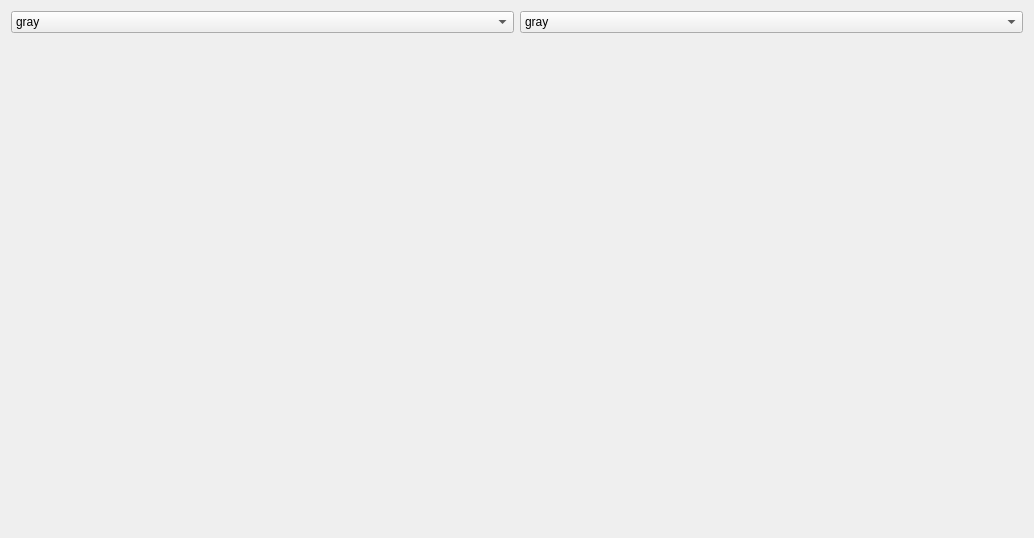
<?xml version="1.0" encoding="UTF-8"?>
<ui version="4.0">
 <class>Form</class>
 <widget class="QWidget" name="Form">
  <property name="geometry">
   <rect>
    <x>0</x>
    <y>0</y>
    <width>1034</width>
    <height>538</height>
   </rect>
  </property>
  <property name="windowTitle">
   <string>Pyramids</string>
  </property>
  <layout class="QGridLayout" name="gridLayout_2">
   <item row="0" column="0">
    <layout class="QGridLayout" name="gridLayout">
     <item row="0" column="0">
      <layout class="QVBoxLayout" name="verticalLayout">
       <item>
        <widget class="QComboBox" name="cmap1">
         <item>
          <property name="text">
           <string>gray</string>
          </property>
         </item>
         <item>
          <property name="text">
           <string>prism</string>
          </property>
         </item>
         <item>
          <property name="text">
           <string>autumn</string>
          </property>
         </item>
         <item>
          <property name="text">
           <string>cool</string>
          </property>
         </item>
         <item>
          <property name="text">
           <string>spring</string>
          </property>
         </item>
         <item>
          <property name="text">
           <string>summer</string>
          </property>
         </item>
         <item>
          <property name="text">
           <string>winter</string>
          </property>
         </item>
        </widget>
       </item>
       <item>
        <widget class="MatplotlibWidget" name="pyramid1"/>
       </item>
      </layout>
     </item>
     <item row="0" column="1">
      <layout class="QVBoxLayout" name="verticalLayout_2">
       <item>
        <widget class="QComboBox" name="cmap2">
         <item>
          <property name="text">
           <string>gray</string>
          </property>
         </item>
         <item>
          <property name="text">
           <string>prism</string>
          </property>
         </item>
         <item>
          <property name="text">
           <string>autumn</string>
          </property>
         </item>
         <item>
          <property name="text">
           <string>cool</string>
          </property>
         </item>
         <item>
          <property name="text">
           <string>spring</string>
          </property>
         </item>
         <item>
          <property name="text">
           <string>summer</string>
          </property>
         </item>
         <item>
          <property name="text">
           <string>winter</string>
          </property>
         </item>
        </widget>
       </item>
       <item>
        <widget class="MatplotlibWidget" name="pyramid2"/>
       </item>
      </layout>
     </item>
    </layout>
   </item>
  </layout>
 </widget>
 <customwidgets>
  <customwidget>
   <class>MatplotlibWidget</class>
   <extends>QWidget</extends>
   <header>matplotlibwidget</header>
  </customwidget>
 </customwidgets>
 <resources/>
 <connections/>
</ui>
